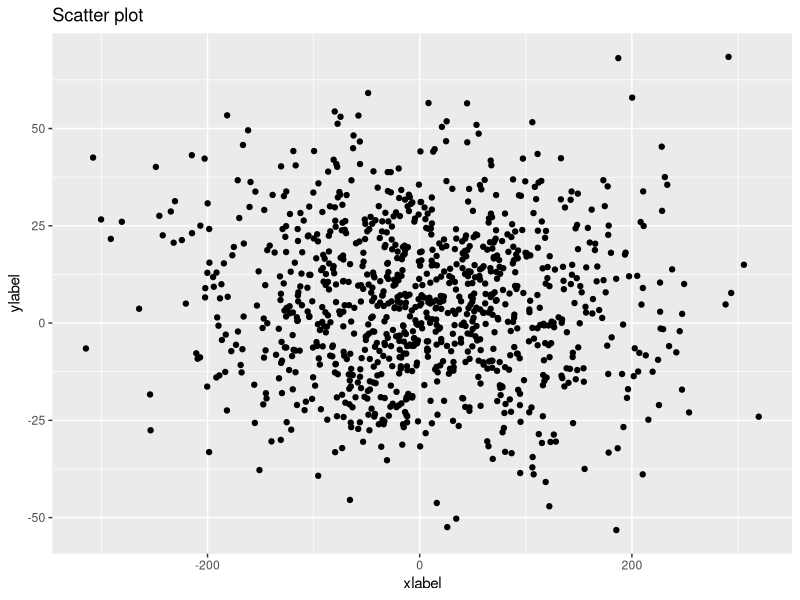
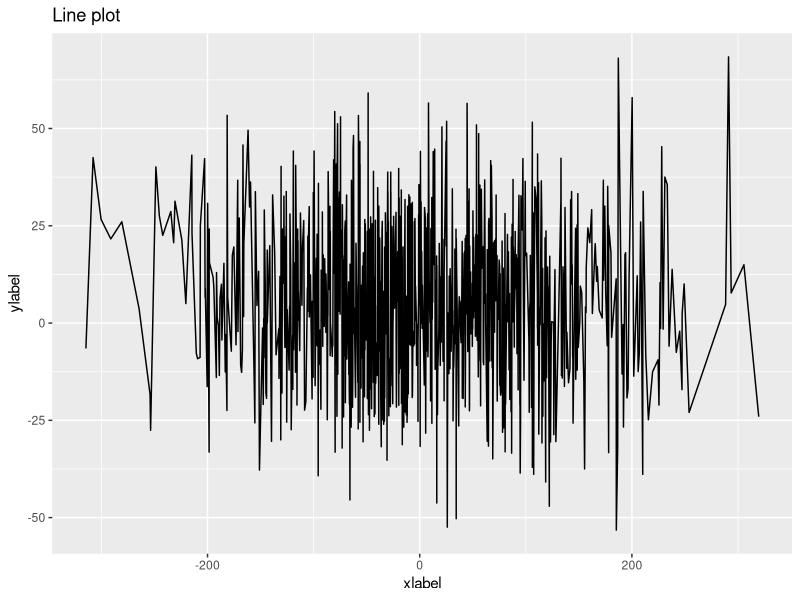
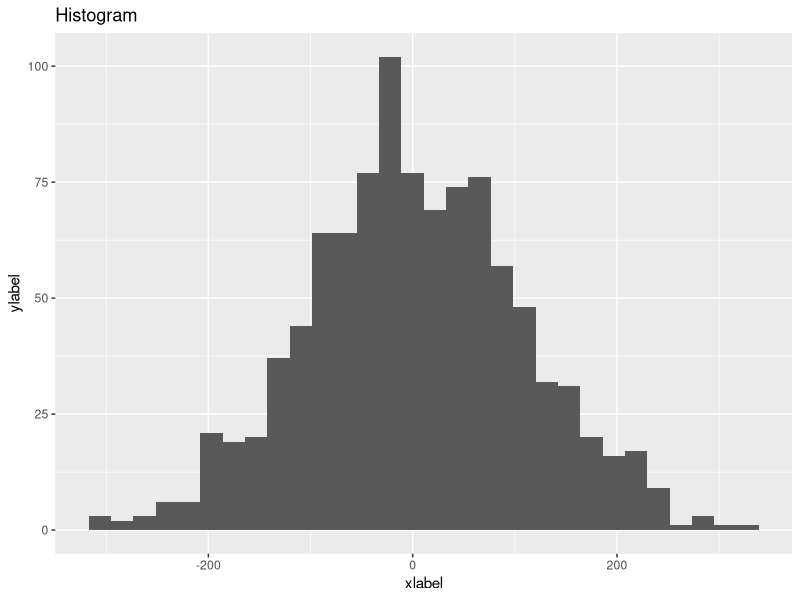
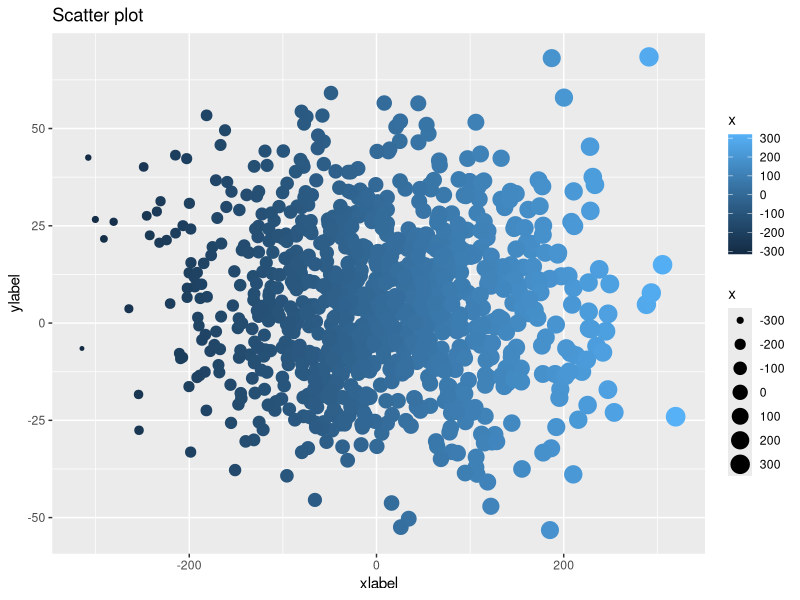
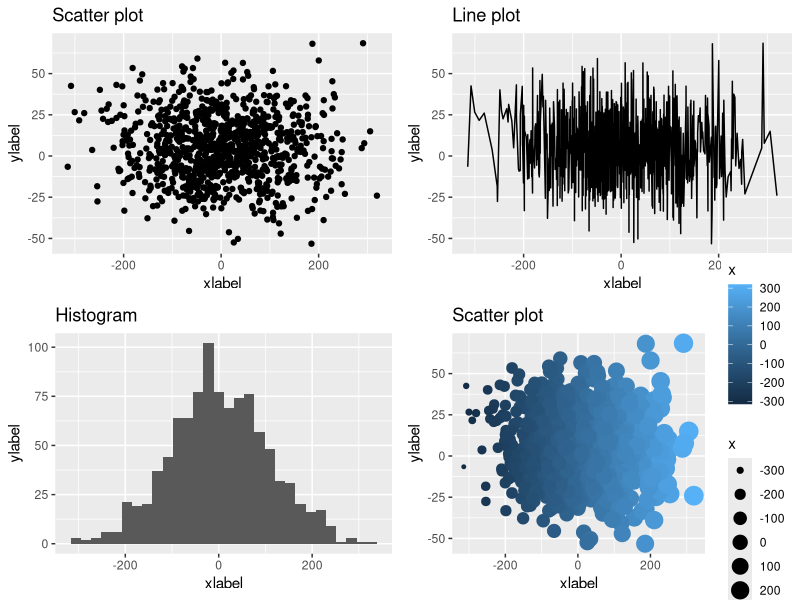
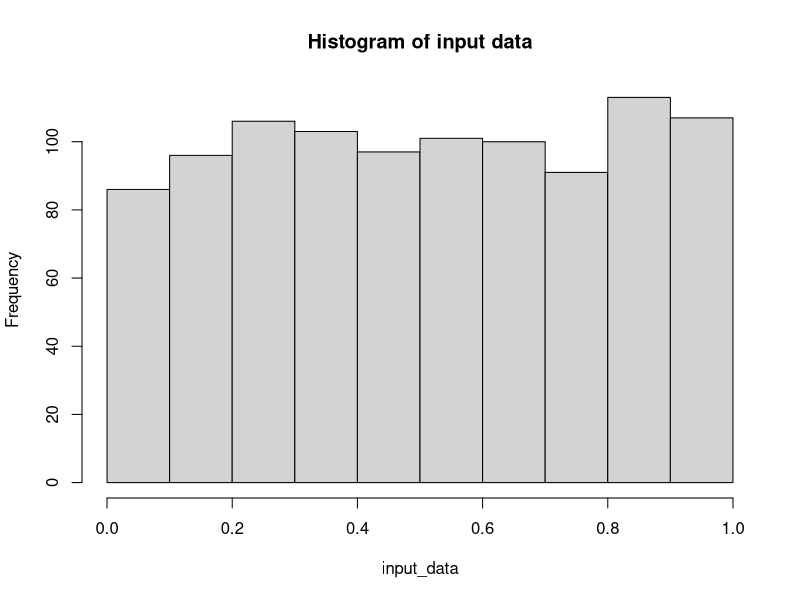
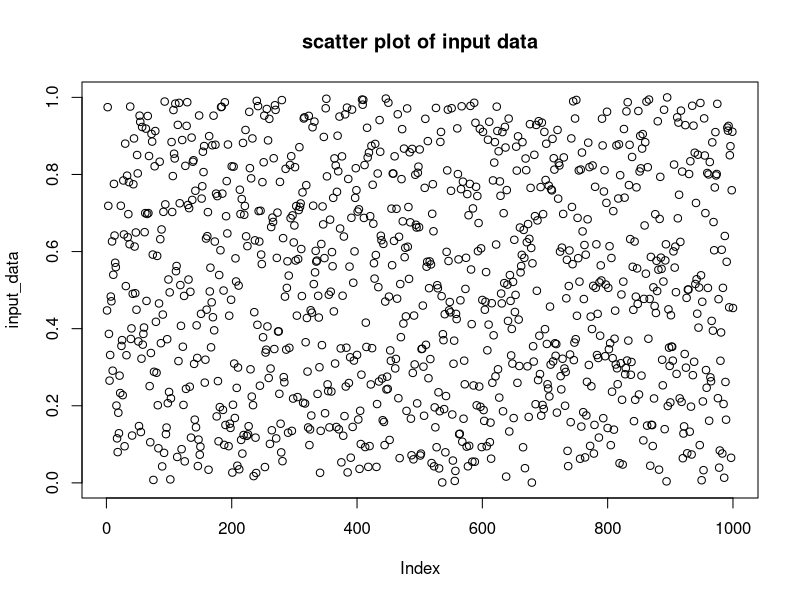
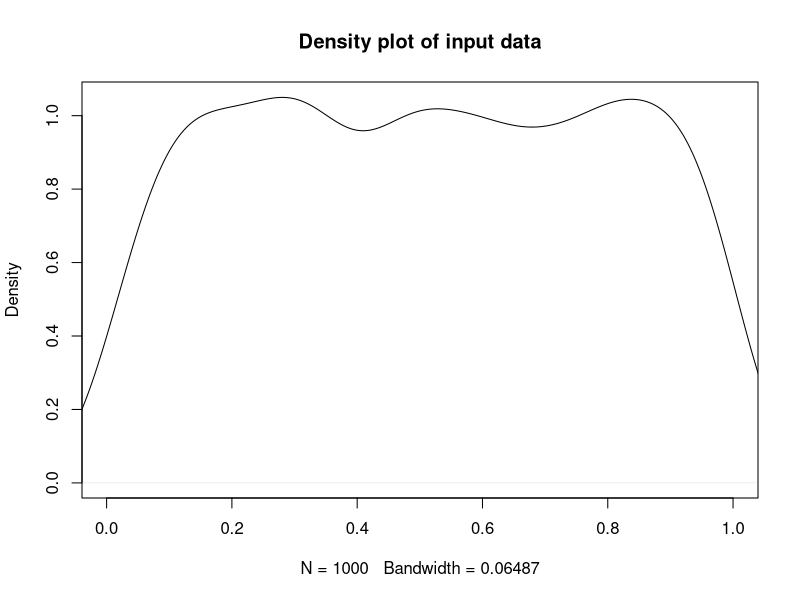

Write R code to recreate these figures, in order.
## ---- chunk 1

sum(TRUE + TRUE)

as.logical(1)

sum(FALSE)

as.numeric(TRUE)

class(TRUE)

T==TRUE

## ---- chunk 2
example.vector <- seq(1,25,by= 2)
example.vector
example.vector > 10
example.vector >= 15
example.vector <= 5
## ---- chunk 3

sum(example.vector >10)

## ---- chunk 4
example.mx <- matrix(c(2,5,7,-2,-5,-10), ncol = 3, byrow=T)
example.mx < 1
## ---- chunk 5
dim(example.mx)[1] == 2
## ---- chunk 6
example.vector == 3
## ---- chunk 7
FALSE & FALSE
TRUE & FALSE
TRUE & TRUE

# Example of an AND operator
example.vector > 5 & example.vector < 10

# if you want to see the actual elements 
example.vector[example.vector >10 & example.vector < 20]

## ---- chunk 8

FALSE | FALSE
TRUE | FALSE
TRUE | TRUE

# Example of an OR operator
example.vector > 10 | example.vector < 20

example.vector < 10 | example.vector > 20

## ---- chunk 9
!(TRUE)

example.vector != 3
## ---- chunk 10

fruits <- c("banana","apple","strawberry","peach","mango")

"mango" %in% fruits

"durian" %in% fruits
## ---- chunk 11
!("durian" %in% fruits)

## ---- chunk 12
which(fruits == "apple")
## ---- chunk 13
fruits2 <- c("orange","banana","durian","cherry","mango","apple", 'apple')

fruits %in% fruits2

fruits2 %in% fruits

# show me the position
which(fruits2 %in% fruits)
which(fruits %in% fruits2)

#show me the elements
fruits2[fruits2 %in% fruits]

# There is also a function for this
#note that apple doesnt show up twice! #settheoryisawesome
intersect(fruits2, fruits)

## ---- chunk 14
?intersect
## ---- chunk 15

# Loop over individual elements in example.vector
for( i in example.vector){
  
    if( i < 10 ){
        cat(i, "is smaller than 10 \n") 
    } else if ( 10 <= i & i < 20){
        cat(i, "is in the interval [10,20) \n")
    } else {
        cat(i, "is larger than 20 \n")
    }

}


## ---- chunk 16

library(ggplot2)
x=rnorm(1000,0,100)
y=rnorm(1000,5,20)

df1 = data.frame(x=x,y=y)

ggplot(data=df1)+geom_point(aes(x=x,y=y))+labs(x='xlabel',y='ylabel', title='Scatter plot')

## ---- chunk 17

ggplot(data=df1)+geom_line(aes(x=x,y=y))+labs(x='xlabel',y='ylabel', title='Line plot')

## ---- chunk 18

ggplot(data=df1)+geom_histogram(aes(x=x))+labs(x='xlabel',y='ylabel', title='Histogram')

## ---- chunk 19

ggplot(data=df1)+geom_point(aes(x=x,y=y, size=x, color=x))+labs(x='xlabel',y='ylabel', title='Scatter plot')

## ---- chunk 20

library(gridExtra)
g4<-ggplot(data=df1)+geom_point(aes(x=x,y=y, size=x, color=x))+labs(x='xlabel',y='ylabel', title='Scatter plot')
g3<-ggplot(data=df1)+geom_histogram(aes(x=x))+labs(x='xlabel',y='ylabel', title='Histogram')
g2<-ggplot(data=df1)+geom_line(aes(x=x,y=y))+labs(x='xlabel',y='ylabel', title='Line plot')
g1<-ggplot(data=df1)+geom_point(aes(x=x,y=y))+labs(x='xlabel',y='ylabel', title='Scatter plot')

grid.arrange(g1,g2,g3,g4, nrow=2)

## ---- chunk 21

data_plotter <- function(input_data, plot_type = "histogram"){
  
    if(plot_type == "histogram"){
        hist(input_data, main = "Histogram of input data")  
    } else if (plot_type == "scatter"){
        plot(input_data, type = 'p', main = "scatter plot of input data")
    } else if (plot_type == "density"){
        plot(density(input_data), main = "Density plot of input data", 
             type = 'l', 
             xlim = c(min(input_data), 
                      max(input_data)))
    }
}

## ---- chunk 22

sample_data <- runif(1000)

data_plotter(sample_data, plot_type = "histogram")
data_plotter(sample_data, plot_type = "scatter")
data_plotter(sample_data, plot_type = "density")

